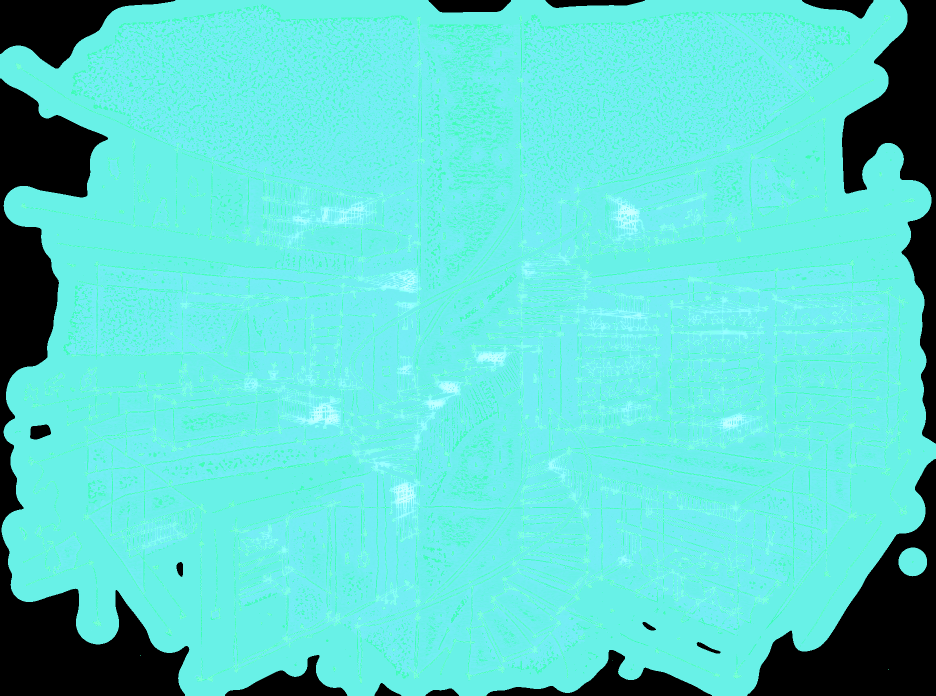
#> input picture GENDO_INT_D824 (2).glacial-transparent.png, 1872 x 1392 px (shown at 1/2 size); its folder holds only this picture in this run
$ python grade_render.py 'GENDO_INT_D824 (2).glacial-transparent.png'   (older library calls are emulated)
#> lines starting #> are read from the running program, lines starting #| are printed output that depends on the picture
### enhance.py
"""
Arctic Lens 'Cyber-Glacial' grading functions (persistent module).
Used to regenerate deliverable sheets. Includes:
  - glacial_grade (from glacial.py) via import
  - wireframe_grade: contrast/DoG wireframe recovery for faint linework
  - render_grade: cinematic cold photographic grade
  - cable_glow_sel: selective cyan glow on thin cable structures
  - proto_grade: faceted-prototype grade (keeps interior subdivision lines + luminous fill)
"""
import numpy as np
import cv2
from glacial import glacial_grade, glacial_grade_tiled, to_float, from_float


# [20 lines left out: function wireframe_grade, not called in this run]


def render_grade(img, params=None):
    p = params or {}
    darken = p.get("darken", 0.70); desat = p.get("desat", 0.72); cool = p.get("cool", 1.0)
    fog = p.get("fog", 0.10); st = np.array(p.get("shadow_tint", [0.045, 0.085, 0.120]), dtype=np.float32)
    f = to_float(img); gray = (0.2126*f[..., 0] + 0.7152*f[..., 1] + 0.0722*f[..., 2]); g3 = gray[..., None]
    d = g3*(1-desat) + f*desat; d = d*darken; d = d/(1+0.45*d); d = d/(1.0/(1+0.45*0.30))
    shad = np.clip(1.35-gray*2.4, 0, 1)[..., None]; hi = np.clip((gray-0.72)/0.28, 0, 1)[..., None]
    fr, fg, fb = d[..., 0], d[..., 1], d[..., 2]
    f_b = np.clip(fb*(1+0.12*cool), 0, 1); f_r = np.clip(fr*(1-0.16*cool*(1-0.4*hi[..., 0])), 0, 1)
    f_g = np.clip(fg*(1-0.04*cool), 0, 1)
    f3 = np.stack([f_r, f_g, f_b], -1); f3 = f3*(1-shad) + st[None, None, :]*shad
    if fog > 0:
        w = np.clip(1-np.abs(gray-0.55)*2.0, 0, 1)[..., None]
        f3 = f3*(1-fog*w) + np.array([0.14, 0.19, 0.24], dtype=np.float32)*fog*w
    return from_float(f3)


# [19 lines left out: function cable_glow_sel, not called in this run]


def proto_grade(img, params=None):
    p = params or {}
    gain = p.get("gain", 20.0); gamma = p.get("gamma", 1.25)
    glow = p.get("glow", 5.0); ga = p.get("glow_amount", 0.32); fill = p.get("fill", 0.18)
    f = to_float(img); gray = (0.2126*f[..., 0] + 0.7152*f[..., 1] + 0.0722*f[..., 2])
    d1 = cv2.GaussianBlur(gray, (0, 0), 1.2) - cv2.GaussianBlur(gray, (0, 0), 4.0)
    d2 = cv2.GaussianBlur(gray, (0, 0), 3.0) - cv2.GaussianBlur(gray, (0, 0), 9.0)
    detail = d1 + 0.5*d2
    lin = np.clip(np.abs(detail)*gain*1.6, 0, 1)**gamma
    bold = np.clip((cv2.GaussianBlur(lin, (0, 0), 4.0)/(lin+1e-4) - 0.5)/0.5, 0, 1)
    CY = np.array([0.49, 0.92, 1.0]); EM = np.array([0.22, 1.0, 0.69]); WH = np.array([0.9, 0.98, 1.0])
    col = EM[None, None, :]*(1-bold[..., None]) + CY[None, None, :]*bold[..., None]
    core = np.clip((lin-0.85)/0.15, 0, 1)[..., None]*0.35
    col = col*(1-core) + WH[None, None, :]*core
    grad = cv2.GaussianBlur(np.abs(cv2.Sobel(gray, cv2.CV_32F, 1, 0, ksize=3)) +
                            np.abs(cv2.Sobel(gray, cv2.CV_32F, 0, 1, ksize=3)), (0, 0), 2)
    flatpx = np.clip(1.0-grad*8.0, 0, 1)
    fillmask = np.clip((gray-0.35)/0.25, 0, 1)*np.clip((0.92-gray)/0.3, 0, 1)
    facetfill = flatpx*fillmask*fill
    bg = (0.03 + 0.06*facetfill[..., None])*np.array([0.7, 1.0, 1.15], dtype=np.float32)[None, None, :]
    out = bg + col*lin[..., None] + facetfill[..., None]*np.array([0.30, 0.70, 0.85], dtype=np.float32)[None, None, :]*0.5
    glmap = cv2.GaussianBlur(lin, (0, 0), glow)[..., None]*ga
    out = 1 - (1-out)*(1-glmap)
    return from_float(out)


# [5 lines left out: function vignette_factor, not called in this run]

### glacial.py
"""
Cyber-Glacial / Abyssal Bioluminescence grade for 'The Arctic Lens' boards.
Deterministic, pixel-level color & tone transformation that preserves ALL
geometry, linework, panel divisions and typography exactly in place.
"""
import numpy as np
import cv2

# ---- palette (0..1 floats) -------------------------------------------------
VOID_DARK  = np.array([0.039, 0.059, 0.102])   # #0A0F1A deep space void
VOID_LIGHT = np.array([0.085, 0.140, 0.205])   # subtle glacial blue-gray depth
ICE_CYAN   = np.array([0.490, 0.922, 1.000])   # #7DEBFF primary active system
EMERALD    = np.array([0.224, 1.000, 0.690])   # #39FFB0 secondary ecological
ICE_WHITE  = np.array([0.880, 0.975, 1.000])   # near-white icy highlight

BG = 0.965            # assumed background canvas luminance


def to_float(img):
    return img.astype(np.float32) / 255.0


def from_float(f):
    return np.clip(f * 255.0, 0, 255).astype(np.uint8)


def screen(base, add, k=1.0):
    """Layered screen (lighten) composite limited by k."""
    add = np.clip(add, 0, 1) * k
    return 1.0 - (1.0 - base) * (1.0 - add)


def glacial_grade(img, params=None):
    """Main grade. img: HxWx3 uint8. Returns HxWx3 uint8."""
    p = params or {}
    line_lo      = p.get("line_lo", 0.20)       # darkness considered full line
    blur_sigma   = p.get("blur_sigma", 6.0)     # for boldness separation
    glow_sigma   = p.get("glow_sigma", 12.0)
    glow_amount  = p.get("glow_amount", 0.55)
    cyan_bias    = p.get("cyan_bias", 0.55)     # where bold->cyan crossover sits
    white_core   = p.get("white_core", 0.35)
    void_depth   = p.get("void_depth", 0.55)

    f = to_float(img)
    rgb = f[..., :3]
    gray = (0.2126*rgb[...,0] + 0.7152*rgb[...,1] + 0.0722*rgb[...,2])

    # --- line strength: 0 = background/fill, 1 = full dark stroke -----------
    line = np.clip((BG - gray) / max(BG - line_lo, 1e-3), 0, 1)
    line = line ** p.get("line_gamma", 1.4)

    # --- boldness: thick primary strokes vs thin secondary/contours --------
    blurred = cv2.GaussianBlur(line, (0, 0), blur_sigma)
    ratio = blurred / (line + 1e-4)
    bold = np.clip((ratio - 0.45) / 0.40, 0, 1)          # 0 thin -> 1 thick
    tfactor = np.clip((bold - (1-cyan_bias)) / cyan_bias, 0, 1)

    # emissive colour of a line pixel
    line_col = EMERALD[None, None, :]*(1-tfactor[..., None]) + ICE_CYAN[None, None, :]*tfactor[..., None]
    # white-hot core for the strongest strokes
    core_w = np.clip((line - 0.72)/0.28, 0, 1) * white_core
    line_col = line_col*(1-core_w[..., None]) + ICE_WHITE[None, None, :]*core_w[..., None]

    # --- void background with subtle tonal depth ----------------------------
    g = np.clip(gray, 0, 1) * void_depth
    void = VOID_DARK[None, None, :]*(1-g[..., None]) + VOID_LIGHT[None, None, :]*g[..., None]

    # composite
    result = void*(1-line[..., None]) + line_col*line[..., None]

    # --- restrained bioluminescent bloom -----------------------------------
    lum_map = line * (0.5 + 0.5*tfactor)          # brighter glow on cyan strokes
    lum_map = np.clip(lum_map, 0, 1)
    glow = cv2.GaussianBlur(lum_map, (0, 0), glow_sigma)[..., None]
    result = screen(result, glow, k=glow_amount)

    # global nebula vignette: darker at the very edge, gentle cool wash
    result = result * (1 - vignette_factor(result.shape[0], result.shape[1])[..., None])

    return from_float(result)


# [49 lines left out: function glacial_grade_alpha, not called in this run]


def vignette_factor(h, w):
    yy, xx = np.mgrid[0:h, 0:w].astype(np.float32)
    cx, cy = w/2, h/2
    d = np.sqrt(((xx-cx)/(w*0.62))**2 + ((yy-cy)/(h*0.62))**2)
    vig = np.clip(d - 0.55, 0, 1) * 0.28
    return vig


# [42 lines left out: functions glacial_grade_tiled, desat_weight, hue_shift_red_to_accent, not called in this run]

### grade_render.py
"""
Grade a render into the Arctic Lens 'Cyber-Glacial' style.

Usage:
    python grade_render.py <input.png> [--modes render,glacial,proto,wireframe]
                                     [--out-dir out] [--keep-alpha]

Handles RGB, RGBA and grayscale inputs. Transparent regions are composited
onto the void colour (VOID_DARK) before grading so the render floats in the
abyssal-blue backdrop; the original alpha is optionally re-attached to the
outputs so they can be re-composited onto deliverable sheets.

Outputs (per mode):
    <name>.<mode>.png   - graded image, flattened on void (or RGBA if --keep-alpha)
    <name>.contact.png  - side-by-side contact sheet (original | each mode)
"""
import os
import sys
import argparse
import numpy as np
import cv2

from glacial import glacial_grade, VOID_DARK
from enhance import render_grade, proto_grade, wireframe_grade, cable_glow_sel

VOID = (VOID_DARK * 255.0)          # RGB float

GRADERS = {
    "render":    render_grade,
    "glacial":   glacial_grade,
    "proto":     proto_grade,
    "wireframe": wireframe_grade,
}


def load(path):
    """Return (rgb_uint8, alpha_uint8). RGB order. Alpha None if no channel."""
    img = cv2.imread(path, cv2.IMREAD_UNCHANGED)
#> img is the input picture: shape (1392, 1872, 4); mean B, G, R, A 205.5, 212.2, 95, 49.5
    if img is None:
        raise IOError(f"cannot read {path}")
    if img.ndim == 2:                       # grayscale
        rgb = cv2.cvtColor(img, cv2.COLOR_GRAY2RGB)
        return rgb, None
    if img.shape[2] == 4:                   # BGRA
        bgra = img
        alpha = bgra[..., 3].copy()
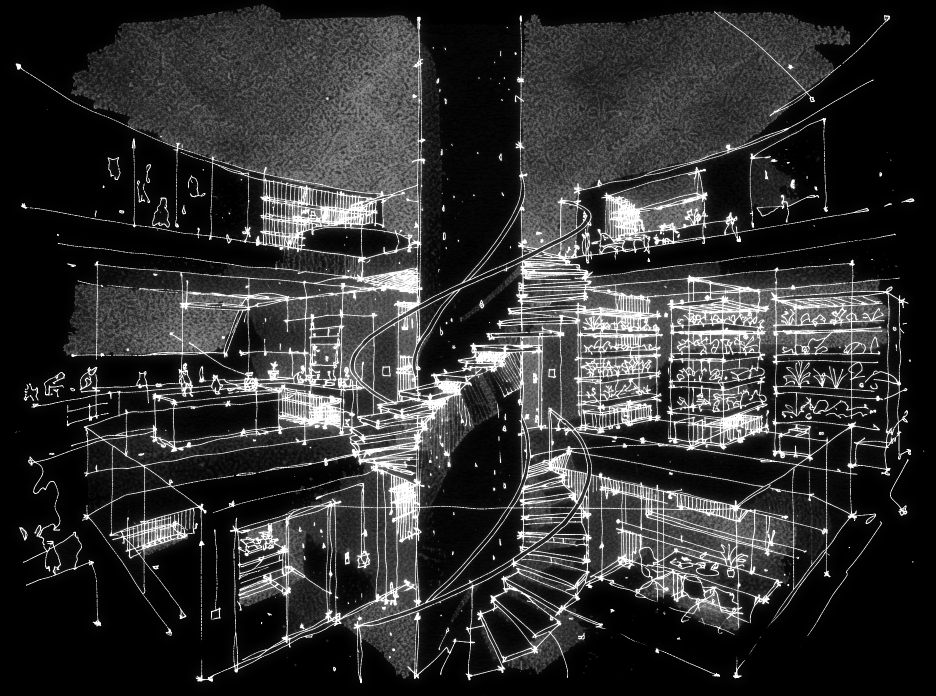
#> alpha: shape (1392, 1872) (shown at 1/2 size); min 0, max 255, mean 49.5
        rgb = cv2.cvtColor(bgra, cv2.COLOR_BGRA2RGB)
        return rgb, alpha
    # BGR
    return cv2.cvtColor(img, cv2.COLOR_BGR2RGB), None


def composite_on_void(rgb, alpha):
    """Composite RGB over VOID using alpha. Returns uint8 RGB."""
    if alpha is None:
        return rgb
    a = (alpha.astype(np.float32) / 255.0)[..., None]
    f = rgb.astype(np.float32)
    out = f * a + VOID[None, None, :] * (1.0 - a)
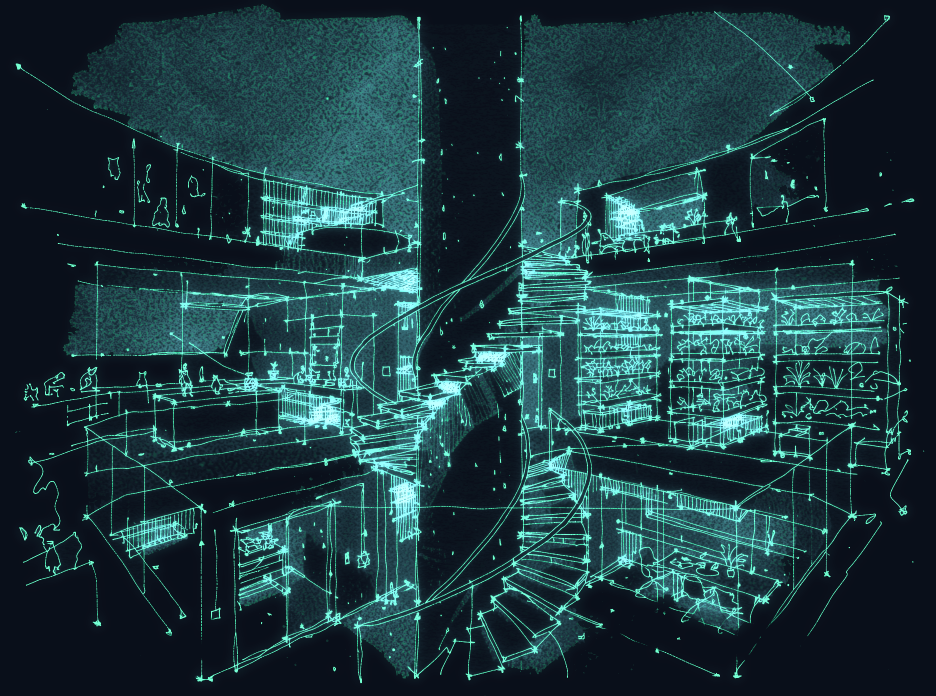
#> out: shape (1392, 1872, 3) float64 (shown at 1/2 size); mean R, G, B 29.5, 59.7, 65.5
    return np.clip(out, 0, 255).astype(np.uint8)
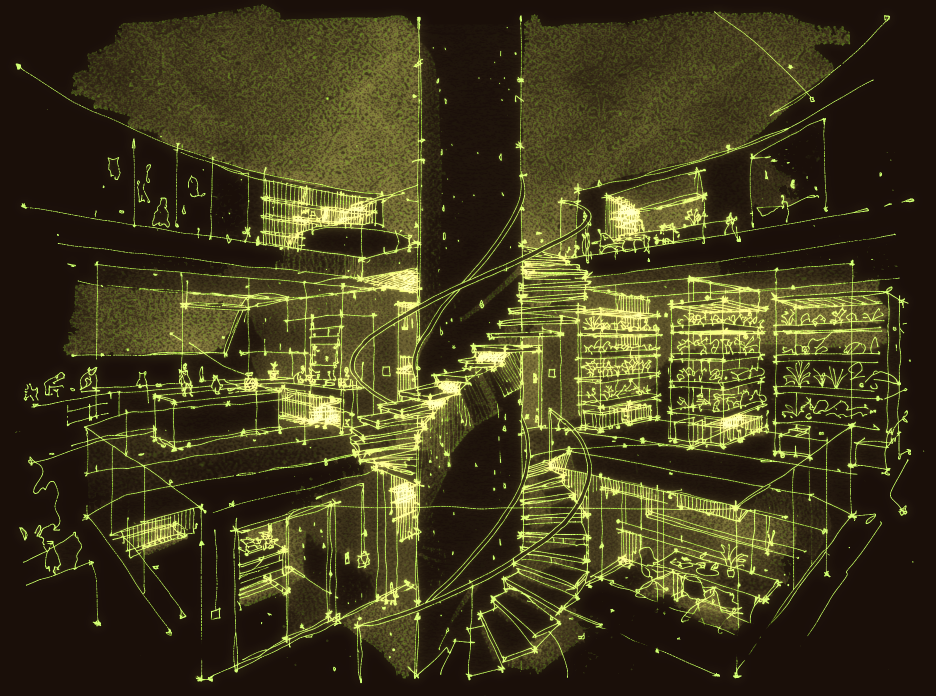
#> returned value: shape (1392, 1872, 3) (shown at 1/2 size); mean of channels 0, 1, 2 28.9, 59.3, 65.2; drawn as B, G, R


def save_rgb(path, rgb, alpha=None):
    """Save RGB uint8 (optionally with alpha) as PNG."""
    bgr = cv2.cvtColor(rgb, cv2.COLOR_RGB2BGR)
    if alpha is not None:
        bgra = np.dstack([bgr, alpha])
        cv2.imwrite(path, bgra)
    else:
        cv2.imwrite(path, bgr)


def label(img, text, scale=2.0):
    h, w = img.shape[:2]
    (tw, th), _ = cv2.getTextSize(text, cv2.FONT_HERSHEY_SIMPLEX, scale, int(scale * 2))
    x = (w - tw) // 2
    y = th + 20
    cv2.rectangle(img, (x - 12, y - th - 12), (x + tw + 12, y + 12), (8, 12, 22), -1)
    cv2.putText(img, text, (x, y), cv2.FONT_HERSHEY_SIMPLEX, scale, (125, 235, 255), int(scale * 2), cv2.LINE_AA)
    return img


def main():
    ap = argparse.ArgumentParser()
    ap.add_argument("input")
    ap.add_argument("--modes", default="render,glacial,proto", help="comma list of grades")
    ap.add_argument("--out-dir", default="renders")
    ap.add_argument("--keep-alpha", action="store_true")
    args = ap.parse_args()

    modes = [m.strip() for m in args.modes.split(",") if m.strip()]
    rgb, alpha = load(args.input)
    base = os.path.splitext(os.path.basename(args.input))[0]
    os.makedirs(args.out_dir, exist_ok=True)

    comp = composite_on_void(rgb, alpha)     # render floating on void

    panels = [("original", rgb)]
    for mode in modes:
        grad = GRADERS[mode](comp)
        out_alpha = alpha if args.keep_alpha else None
        out_path = os.path.join(args.out_dir, f"{base}.{mode}.png")
        save_rgb(out_path, grad, out_alpha)
        panels.append((mode, grad))
        print(f"wrote {out_path}")
#> this loop made 3 passes
#> pass 1, in render_grade, `gray = 0.2126 * f[..., 0] + 0.7152 * f[..., 1] + 0.0722 * f[..., 2]`:
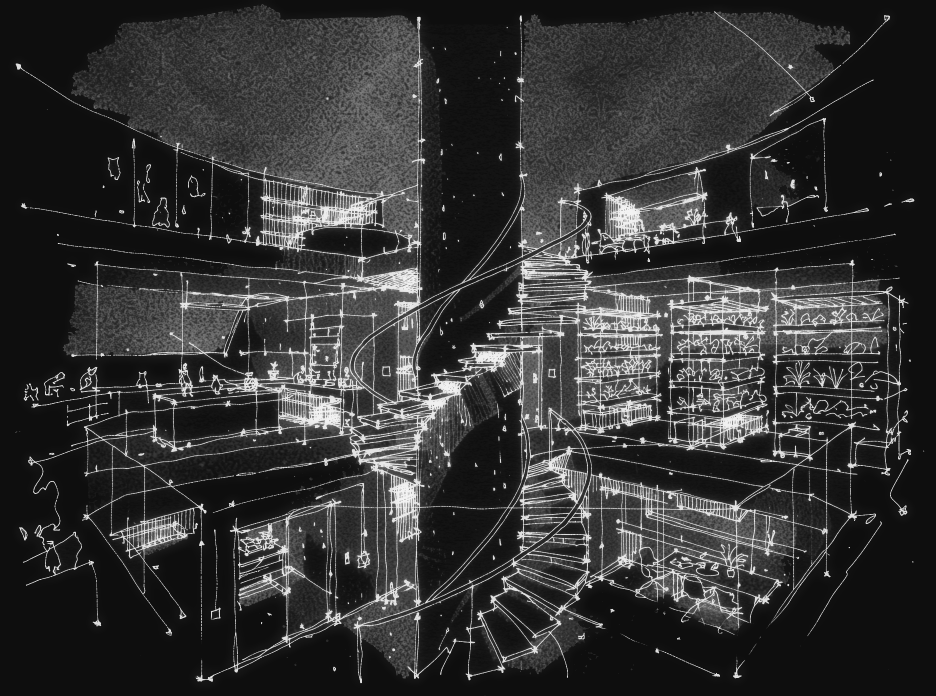
#> gray: shape (1392, 1872) float32 (shown at 1/2 size); min 0.0569, max 0.957, mean 0.209
#> pass 1, in render_grade, `d = d * darken`:
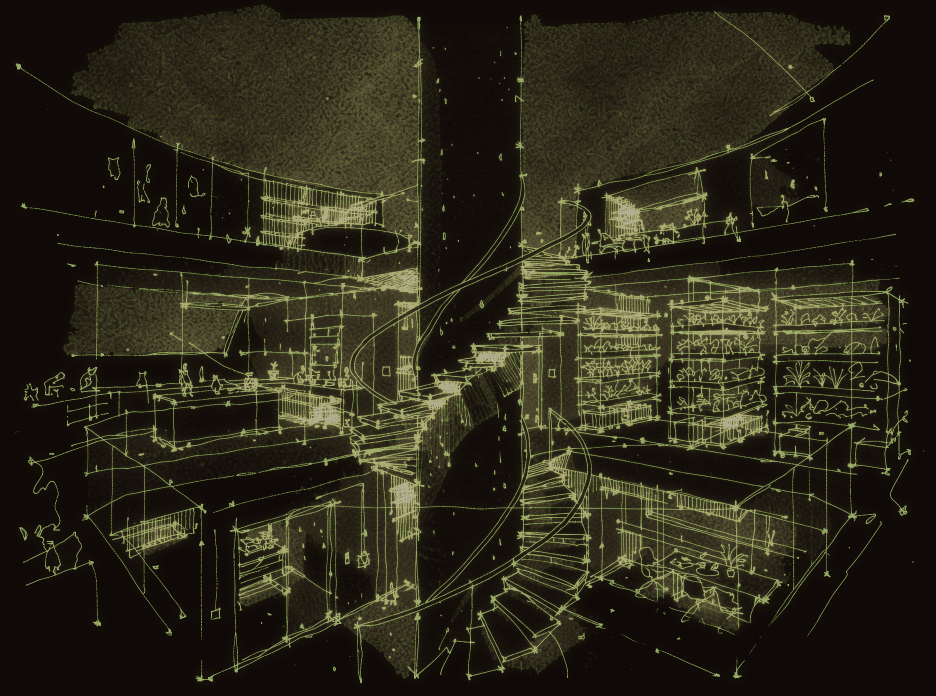
#> d: shape (1392, 1872, 3) float32 (shown at 1/2 size); mean of channels 0, 1, 2 0.0982, 0.157, 0.169; drawn as B, G, R
#> after the loop, panels = 4 items

    # contact sheet
    N = len(panels)
#> N = 4
    h = min(p.shape[0] for _, p in panels)
#> h = 1392
    w = min(p.shape[1] for _, p in panels)
#> w = 1872
    tiles = []
    for _, p in panels:
        if p.shape[:2] != (h, w):
            p = cv2.resize(p, (w, h), interpolation=cv2.INTER_AREA)
        tiles.append(label(p.copy(), _))
#> this loop made 4 passes
#> (tw in label, x in label) on passes 1 to 4: (230, 821), (204, 834), (202, 835), (168, 852)
#> after the loop, tiles = 4 items
    sheet = np.hstack(tiles)
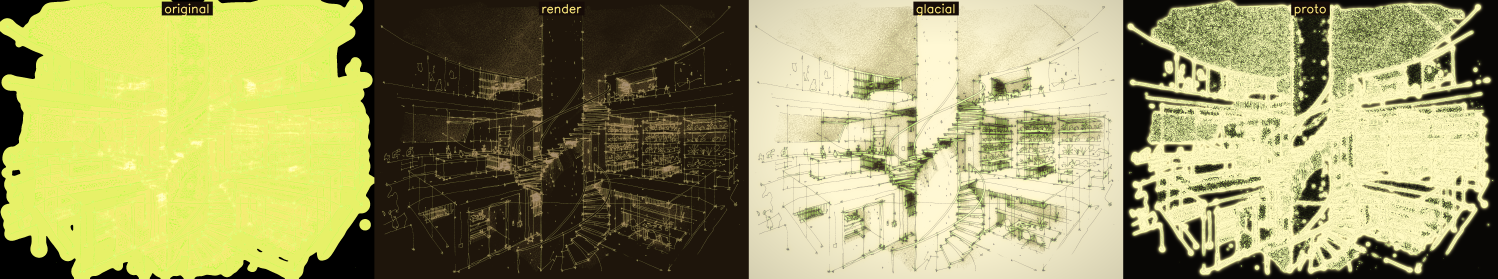
#> sheet: shape (1392, 7488, 3) (shown at 1/5 size); mean of channels 0, 1, 2 101.3, 155.4, 157.8; drawn as B, G, R
    sheet_path = os.path.join(args.out_dir, f"{base}.contact.png")
    cv2.imwrite(sheet_path, cv2.cvtColor(sheet, cv2.COLOR_RGB2BGR))
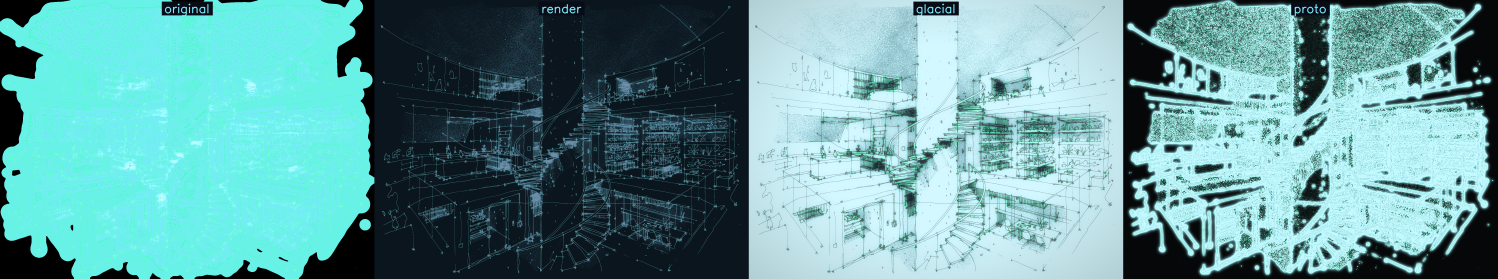
#> saved as GENDO_INT_D824 (2).glacial-transparent.contact.png: shape (1392, 7488, 3) (shown at 1/5 size); mean B, G, R 157.8, 155.4, 101.3
    print(f"wrote {sheet_path}")
#| wrote renders/GENDO_INT_D824 (2).glacial-transparent.contact.png


if __name__ == "__main__":
    main()
